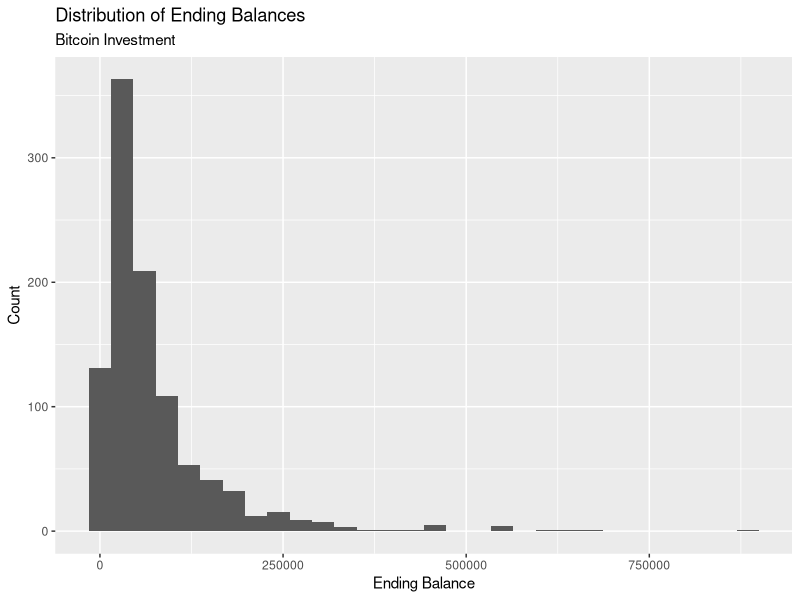

Write R code to recreate this figure.
## ---- chunk 1
#| message: false
#| warning: false
rm(list=ls())
library(tidyverse)
## ---- chunk 2
startingPrice <- 50000
mu <- .40
sigma <- 1
sigmaSquared <- sigma ** 2
dt <- 1/365

returns <- (mu-0.5*sigmaSquared)
## ---- chunk 3
nsim <- 1000
days <- 365

sim <- tibble(
    sim_id = rep(1:nsim, each = days),
    day = rep(1:days, times = nsim),
    return = returns*dt+(sigma*sqrt(dt)*rnorm(days*nsim, 0, 1))) %>% 
    group_by(sim_id) %>% 
    mutate(price = startingPrice * exp(cumsum(return))) %>% 
    filter(day == 365); sim

sim_plot <- sim %>% 
    ggplot(aes(price)) +
        geom_histogram() +
        labs(x="Ending Balance",
             y="Count",
             title="Distribution of Ending Balances",
             subtitle="Bitcoin Investment"); sim_plot 

sim_quants <- sim %>% 
    pull(price) %>% 
    quantile(); sim_quants
